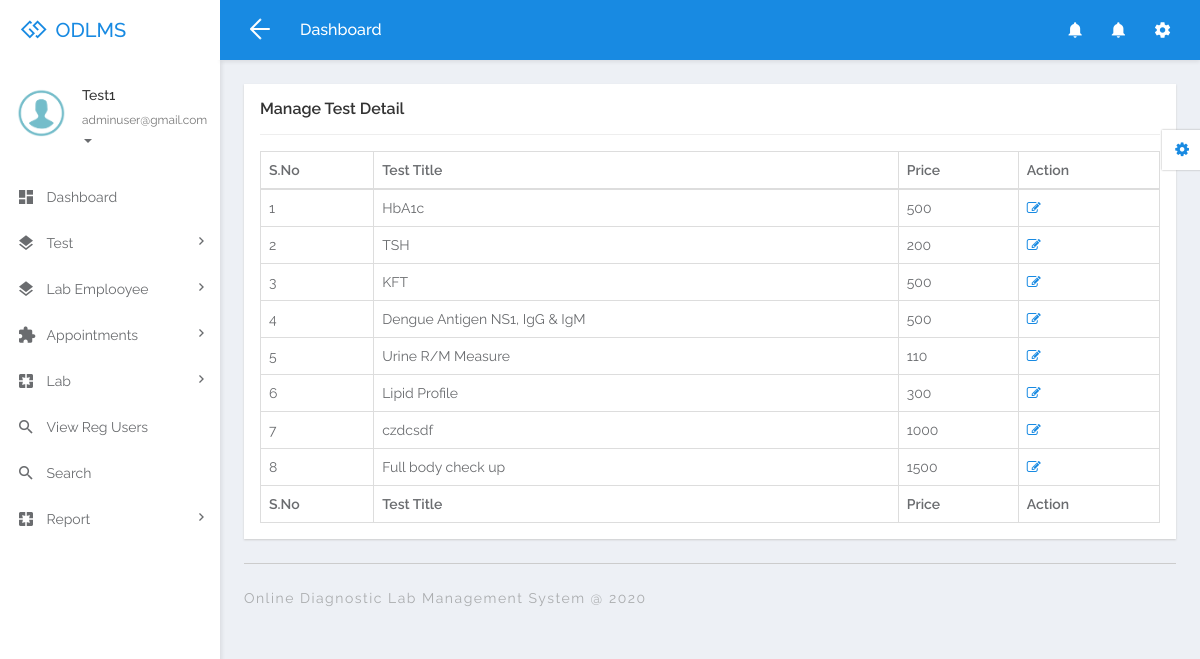
/odlms/admin/manage-test.php (signed in), run on the app's committed database.
### tables this page shows
CREATE TABLE `tbllabtest` (
  `ID` int(10) NOT NULL,
  `TestTitle` varchar(200) DEFAULT NULL,
  `TestDescription` mediumtext DEFAULT NULL,
  `TestInterpretation` mediumtext DEFAULT NULL,
  `Price` varchar(150) DEFAULT NULL,
  `UpdationDate` timestamp NULL DEFAULT current_timestamp()
);

### odlms/admin/manage-test.php (the view, shortened to what this page needs)
<?php
if (strlen($_SESSION['odlmsaid']==0)) {
  header('location:logout.php');
  } else{
  ?>
<!DOCTYPE html>
<html lang="en">
<head>
	<link rel="stylesheet" href="libs/bower/font-awesome/css/font-awesome.min.css">
	<link rel="stylesheet" href="libs/bower/material-design-iconic-font/dist/css/material-design-iconic-font.css">
	<link rel="stylesheet" href="libs/bower/animate.css/animate.min.css">
	<link rel="stylesheet" href="libs/bower/fullcalendar/dist/fullcalendar.min.css">
	<link rel="stylesheet" href="libs/bower/perfect-scrollbar/css/perfect-scrollbar.css">
	<link rel="stylesheet" href="assets/css/bootstrap.css">
	<link rel="stylesheet" href="assets/css/core.css">
	<link rel="stylesheet" href="assets/css/app.css">
</head>
<body class="menubar-left menubar-unfold menubar-light theme-primary">
<?php include_once('includes/header.php');?>
<?php include_once('includes/sidebar.php');?>
<main id="app-main" class="app-main">
  <div class="wrap">
	<section class="app-content">
		<div class="row">
			<div class="col-md-12">
				<div class="widget">
					<header class="widget-header">
						<h4 class="widget-title">Manage Test Detail</h4>
					</header>
					<hr class="widget-separator">
					<div class="widget-body">
						<div class="table-responsive">
							<table class="table table-bordered table-hover js-basic-example dataTable table-custom">
								<thead>
									<tr>
										<th>S.No</th>
										<th>Test Title</th>
										<th>Price</th>
										<th>Action</th>
									</tr>
								</thead>
								<tbody>
                  <?php
$sql="SELECT * from tbllabtest";
$query = $dbh -> prepare($sql);
$query->execute();
$results=$query->fetchAll(PDO::FETCH_OBJ);
$cnt=1;
if($query->rowCount() > 0)
{
foreach($results as $row)
{               ?>
									<tr>
										<td><?php echo htmlentities($cnt);?></td>
										<td><?php  echo htmlentities($row->TestTitle);?></td>
										<td><?php  echo htmlentities($row->Price);?></td>
										<td><a href="edit-test-detail.php?editid=<?php echo htmlentities ($row->ID);?>"><i class="fa fa-edit" aria-hidden="true"></i></a></td>
									</tr>
								 <?php $cnt=$cnt+1;}} ?>
								</tbody>
                  <tfoot>
                  <tr>
                   <th>S.No</th>
                    <th>Test Title</th>
                    <th>Price</th>
                    <th>Action</th>
                  </tr>
                </tfoot>
							</table>
						</div>
					</div>
				</div>
			</div>
		</div>
	</section>
</div>
  <?php include_once('includes/footer.php');?>
</main>
<?php include_once('includes/customizer.php');?>
</body>
</html>
<?php }  ?>

### odlms/admin/includes/sidebar.php (shortened to what this page needs)
<aside id="menubar" class="menubar light">
  <div class="app-user">
    <div class="media">
      <div class="media-left">
        <div class="avatar avatar-md avatar-circle">
          <a href="javascript:void(0)"><img class="img-responsive" src="assets/images/images.png" alt="avatar"/></a>
        </div>
      </div>
      <div class="media-body">
        <div class="foldable">
          <?php
$aid=$_SESSION['odlmsaid'];
$sql="SELECT AdminName,Email from  tbladmin where ID=:aid";
$query = $dbh -> prepare($sql);
$query->bindParam(':aid',$aid,PDO::PARAM_STR);
$query->execute();
$results=$query->fetchAll(PDO::FETCH_OBJ);
$cnt=1;
if($query->rowCount() > 0)
{
foreach($results as $row)
{               ?>
          <h5><a href="javascript:void(0)" class="username"><?php  echo $row->AdminName;?></a></h5><?php $cnt=$cnt+1;}} ?>
          <ul>
            <li class="dropdown">
              <a href="javascript:void(0)" class="dropdown-toggle usertitle" data-toggle="dropdown" aria-haspopup="true" aria-expanded="false">
                <small><?php  echo $row->Email;?></small>
                <span class="caret"></span>
              </a>
            </li>
          </ul>
        </div>
      </div>
    </div>
  </div>
  <div class="menubar-scroll">
    <div class="menubar-scroll-inner">
      <ul class="app-menu">
        <li class="has-submenu">
          <a href="dashboard.php">
            <i class="menu-icon zmdi zmdi-view-dashboard zmdi-hc-lg"></i>
            <span class="menu-text">Dashboard</span>
          </a>
        </li>
        <li class="has-submenu">
          <a href="javascript:void(0)" class="submenu-toggle">
            <i class="menu-icon zmdi zmdi-layers zmdi-hc-lg"></i>
            <span class="menu-text">Test</span>
            <i class="menu-caret zmdi zmdi-hc-sm zmdi-chevron-right"></i>
          </a>
        </li>
        <li class="has-submenu">
          <a href="javascript:void(0)" class="submenu-toggle">
            <i class="menu-icon zmdi zmdi-layers zmdi-hc-lg"></i>
            <span class="menu-text">Lab Emplooyee</span>
            <i class="menu-caret zmdi zmdi-hc-sm zmdi-chevron-right"></i>
          </a>
        </li>
        <li class="has-submenu">
          <a href="javascript:void(0)" class="submenu-toggle">
            <i class="menu-icon zmdi zmdi-puzzle-piece zmdi-hc-lg"></i>
            <span class="menu-text">Appointments</span>
            <i class="menu-caret zmdi zmdi-hc-sm zmdi-chevron-right"></i>
          </a>
        </li>
        <li class="has-submenu">
          <a href="javascript:void(0)" class="submenu-toggle">
            <i class="menu-icon zmdi zmdi-pages zmdi-hc-lg"></i>
            <span class="menu-text">Lab</span>
            <i class="menu-caret zmdi zmdi-hc-sm zmdi-chevron-right"></i>
          </a>
        </li>
<li>
          <a href="view-regusers.php">
            <i class="menu-icon zmdi zmdi-search zmdi-hc-lg"></i>
            <span class="menu-text">View Reg Users</span>
          </a>
        </li>
        <li>
          <a href="search.php">
            <i class="menu-icon zmdi zmdi-search zmdi-hc-lg"></i>
            <span class="menu-text">Search</span>
          </a>
        </li>
<li class="has-submenu">
          <a href="javascript:void(0)" class="submenu-toggle">
            <i class="menu-icon zmdi zmdi-pages zmdi-hc-lg"></i>
            <span class="menu-text">Report</span>
            <i class="menu-caret zmdi zmdi-hc-sm zmdi-chevron-right"></i>
          </a>
        </li>
      </ul>
    </div>
  </div>
</aside>

### data on the page
tbllabtest: TestTitle "HbA1c", Price "500"
tbllabtest: TestTitle "TSH", Price "200"
tbllabtest: TestTitle "KFT", Price "500"
tbllabtest: TestTitle "Dengue Antigen NS1, IgG & IgM", Price "500"
tbllabtest: TestTitle "Urine R/M Measure", Price "110"
tbllabtest: TestTitle "Lipid Profile", Price "300"
tbllabtest: TestTitle "czdcsdf", Price "1000"
tbllabtest: TestTitle "Full body check up", Price "1500"

### other printed values
$row->AdminName "Test1"
$row->Email "adminuser@gmail.com"
